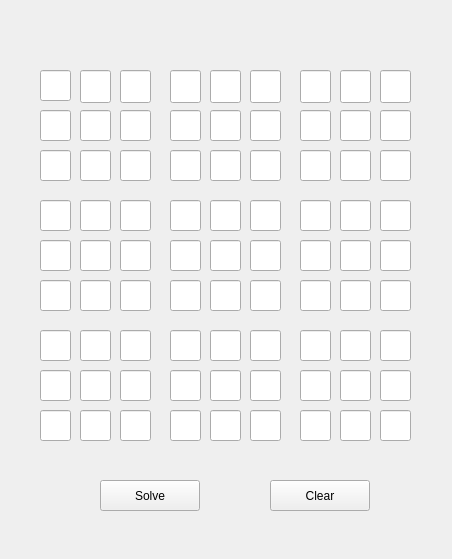
<?xml version="1.0" encoding="UTF-8"?>
<ui version="4.0">
 <class>MainWindow</class>
 <widget class="QMainWindow" name="MainWindow">
  <property name="geometry">
   <rect>
    <x>0</x>
    <y>0</y>
    <width>452</width>
    <height>559</height>
   </rect>
  </property>
  <property name="acceptDrops">
   <bool>false</bool>
  </property>
  <property name="windowTitle">
   <string>Sudoku Solver</string>
  </property>
  <property name="autoFillBackground">
   <bool>false</bool>
  </property>
  <property name="styleSheet">
   <string notr="true"/>
  </property>
  <property name="animated">
   <bool>true</bool>
  </property>
  <property name="dockNestingEnabled">
   <bool>false</bool>
  </property>
  <property name="unifiedTitleAndToolBarOnMac">
   <bool>false</bool>
  </property>
  <widget class="QWidget" name="centralwidget">
   <widget class="QLineEdit" name="l00">
    <property name="geometry">
     <rect>
      <x>40</x>
      <y>70</y>
      <width>31</width>
      <height>31</height>
     </rect>
    </property>
    <property name="text">
     <string/>
    </property>
    <property name="alignment">
     <set>Qt::AlignCenter</set>
    </property>
   </widget>
   <widget class="QLineEdit" name="l01">
    <property name="geometry">
     <rect>
      <x>80</x>
      <y>70</y>
      <width>31</width>
      <height>33</height>
     </rect>
    </property>
   </widget>
   <widget class="QLineEdit" name="l02">
    <property name="geometry">
     <rect>
      <x>120</x>
      <y>70</y>
      <width>31</width>
      <height>33</height>
     </rect>
    </property>
   </widget>
   <widget class="QLineEdit" name="l03">
    <property name="geometry">
     <rect>
      <x>170</x>
      <y>70</y>
      <width>31</width>
      <height>33</height>
     </rect>
    </property>
   </widget>
   <widget class="QLineEdit" name="l04">
    <property name="geometry">
     <rect>
      <x>210</x>
      <y>70</y>
      <width>31</width>
      <height>33</height>
     </rect>
    </property>
   </widget>
   <widget class="QLineEdit" name="l05">
    <property name="geometry">
     <rect>
      <x>250</x>
      <y>70</y>
      <width>31</width>
      <height>33</height>
     </rect>
    </property>
   </widget>
   <widget class="QLineEdit" name="l06">
    <property name="geometry">
     <rect>
      <x>300</x>
      <y>70</y>
      <width>31</width>
      <height>33</height>
     </rect>
    </property>
   </widget>
   <widget class="QLineEdit" name="l07">
    <property name="geometry">
     <rect>
      <x>340</x>
      <y>70</y>
      <width>31</width>
      <height>33</height>
     </rect>
    </property>
   </widget>
   <widget class="QLineEdit" name="l08">
    <property name="geometry">
     <rect>
      <x>380</x>
      <y>70</y>
      <width>31</width>
      <height>33</height>
     </rect>
    </property>
   </widget>
   <widget class="QLineEdit" name="l10">
    <property name="geometry">
     <rect>
      <x>40</x>
      <y>110</y>
      <width>31</width>
      <height>31</height>
     </rect>
    </property>
   </widget>
   <widget class="QLineEdit" name="l11">
    <property name="geometry">
     <rect>
      <x>80</x>
      <y>110</y>
      <width>31</width>
      <height>31</height>
     </rect>
    </property>
   </widget>
   <widget class="QLineEdit" name="l12">
    <property name="geometry">
     <rect>
      <x>120</x>
      <y>110</y>
      <width>31</width>
      <height>31</height>
     </rect>
    </property>
   </widget>
   <widget class="QLineEdit" name="l13">
    <property name="geometry">
     <rect>
      <x>170</x>
      <y>110</y>
      <width>31</width>
      <height>31</height>
     </rect>
    </property>
   </widget>
   <widget class="QLineEdit" name="l14">
    <property name="geometry">
     <rect>
      <x>210</x>
      <y>110</y>
      <width>31</width>
      <height>31</height>
     </rect>
    </property>
   </widget>
   <widget class="QLineEdit" name="l15">
    <property name="geometry">
     <rect>
      <x>250</x>
      <y>110</y>
      <width>31</width>
      <height>31</height>
     </rect>
    </property>
   </widget>
   <widget class="QLineEdit" name="l16">
    <property name="geometry">
     <rect>
      <x>300</x>
      <y>110</y>
      <width>31</width>
      <height>31</height>
     </rect>
    </property>
   </widget>
   <widget class="QLineEdit" name="l17">
    <property name="geometry">
     <rect>
      <x>340</x>
      <y>110</y>
      <width>31</width>
      <height>31</height>
     </rect>
    </property>
   </widget>
   <widget class="QLineEdit" name="l18">
    <property name="geometry">
     <rect>
      <x>380</x>
      <y>110</y>
      <width>31</width>
      <height>31</height>
     </rect>
    </property>
   </widget>
   <widget class="QLineEdit" name="l20">
    <property name="geometry">
     <rect>
      <x>40</x>
      <y>150</y>
      <width>31</width>
      <height>31</height>
     </rect>
    </property>
   </widget>
   <widget class="QLineEdit" name="l21">
    <property name="geometry">
     <rect>
      <x>80</x>
      <y>150</y>
      <width>31</width>
      <height>31</height>
     </rect>
    </property>
   </widget>
   <widget class="QLineEdit" name="l22">
    <property name="geometry">
     <rect>
      <x>120</x>
      <y>150</y>
      <width>31</width>
      <height>31</height>
     </rect>
    </property>
   </widget>
   <widget class="QLineEdit" name="l23">
    <property name="geometry">
     <rect>
      <x>170</x>
      <y>150</y>
      <width>31</width>
      <height>31</height>
     </rect>
    </property>
   </widget>
   <widget class="QLineEdit" name="l24">
    <property name="geometry">
     <rect>
      <x>210</x>
      <y>150</y>
      <width>31</width>
      <height>31</height>
     </rect>
    </property>
   </widget>
   <widget class="QLineEdit" name="l25">
    <property name="geometry">
     <rect>
      <x>250</x>
      <y>150</y>
      <width>31</width>
      <height>31</height>
     </rect>
    </property>
   </widget>
   <widget class="QLineEdit" name="l26">
    <property name="geometry">
     <rect>
      <x>300</x>
      <y>150</y>
      <width>31</width>
      <height>31</height>
     </rect>
    </property>
   </widget>
   <widget class="QLineEdit" name="l27">
    <property name="geometry">
     <rect>
      <x>340</x>
      <y>150</y>
      <width>31</width>
      <height>31</height>
     </rect>
    </property>
   </widget>
   <widget class="QLineEdit" name="l28">
    <property name="geometry">
     <rect>
      <x>380</x>
      <y>150</y>
      <width>31</width>
      <height>31</height>
     </rect>
    </property>
   </widget>
   <widget class="QLineEdit" name="l30">
    <property name="geometry">
     <rect>
      <x>40</x>
      <y>200</y>
      <width>31</width>
      <height>31</height>
     </rect>
    </property>
   </widget>
   <widget class="QLineEdit" name="l31">
    <property name="geometry">
     <rect>
      <x>80</x>
      <y>200</y>
      <width>31</width>
      <height>31</height>
     </rect>
    </property>
   </widget>
   <widget class="QLineEdit" name="l32">
    <property name="geometry">
     <rect>
      <x>120</x>
      <y>200</y>
      <width>31</width>
      <height>31</height>
     </rect>
    </property>
   </widget>
   <widget class="QLineEdit" name="l33">
    <property name="geometry">
     <rect>
      <x>170</x>
      <y>200</y>
      <width>31</width>
      <height>31</height>
     </rect>
    </property>
   </widget>
   <widget class="QLineEdit" name="l34">
    <property name="geometry">
     <rect>
      <x>210</x>
      <y>200</y>
      <width>31</width>
      <height>31</height>
     </rect>
    </property>
   </widget>
   <widget class="QLineEdit" name="l35">
    <property name="geometry">
     <rect>
      <x>250</x>
      <y>200</y>
      <width>31</width>
      <height>31</height>
     </rect>
    </property>
   </widget>
   <widget class="QLineEdit" name="l36">
    <property name="geometry">
     <rect>
      <x>300</x>
      <y>200</y>
      <width>31</width>
      <height>31</height>
     </rect>
    </property>
   </widget>
   <widget class="QLineEdit" name="l37">
    <property name="geometry">
     <rect>
      <x>340</x>
      <y>200</y>
      <width>31</width>
      <height>31</height>
     </rect>
    </property>
   </widget>
   <widget class="QLineEdit" name="l38">
    <property name="geometry">
     <rect>
      <x>380</x>
      <y>200</y>
      <width>31</width>
      <height>31</height>
     </rect>
    </property>
   </widget>
   <widget class="QLineEdit" name="l40">
    <property name="geometry">
     <rect>
      <x>40</x>
      <y>240</y>
      <width>31</width>
      <height>31</height>
     </rect>
    </property>
   </widget>
   <widget class="QLineEdit" name="l41">
    <property name="geometry">
     <rect>
      <x>80</x>
      <y>240</y>
      <width>31</width>
      <height>31</height>
     </rect>
    </property>
   </widget>
   <widget class="QLineEdit" name="l42">
    <property name="geometry">
     <rect>
      <x>120</x>
      <y>240</y>
      <width>31</width>
      <height>31</height>
     </rect>
    </property>
   </widget>
   <widget class="QLineEdit" name="l43">
    <property name="geometry">
     <rect>
      <x>170</x>
      <y>240</y>
      <width>31</width>
      <height>31</height>
     </rect>
    </property>
   </widget>
   <widget class="QLineEdit" name="l44">
    <property name="geometry">
     <rect>
      <x>210</x>
      <y>240</y>
      <width>31</width>
      <height>31</height>
     </rect>
    </property>
   </widget>
   <widget class="QLineEdit" name="l45">
    <property name="geometry">
     <rect>
      <x>250</x>
      <y>240</y>
      <width>31</width>
      <height>31</height>
     </rect>
    </property>
   </widget>
   <widget class="QLineEdit" name="l46">
    <property name="geometry">
     <rect>
      <x>300</x>
      <y>240</y>
      <width>31</width>
      <height>31</height>
     </rect>
    </property>
   </widget>
   <widget class="QLineEdit" name="l47">
    <property name="geometry">
     <rect>
      <x>340</x>
      <y>240</y>
      <width>31</width>
      <height>31</height>
     </rect>
    </property>
   </widget>
   <widget class="QLineEdit" name="l48">
    <property name="geometry">
     <rect>
      <x>380</x>
      <y>240</y>
      <width>31</width>
      <height>31</height>
     </rect>
    </property>
   </widget>
   <widget class="QLineEdit" name="l50">
    <property name="geometry">
     <rect>
      <x>40</x>
      <y>280</y>
      <width>31</width>
      <height>31</height>
     </rect>
    </property>
   </widget>
   <widget class="QLineEdit" name="l51">
    <property name="geometry">
     <rect>
      <x>80</x>
      <y>280</y>
      <width>31</width>
      <height>31</height>
     </rect>
    </property>
   </widget>
   <widget class="QLineEdit" name="l52">
    <property name="geometry">
     <rect>
      <x>120</x>
      <y>280</y>
      <width>31</width>
      <height>31</height>
     </rect>
    </property>
   </widget>
   <widget class="QLineEdit" name="l53">
    <property name="geometry">
     <rect>
      <x>170</x>
      <y>280</y>
      <width>31</width>
      <height>31</height>
     </rect>
    </property>
   </widget>
   <widget class="QLineEdit" name="l54">
    <property name="geometry">
     <rect>
      <x>210</x>
      <y>280</y>
      <width>31</width>
      <height>31</height>
     </rect>
    </property>
   </widget>
   <widget class="QLineEdit" name="l55">
    <property name="geometry">
     <rect>
      <x>250</x>
      <y>280</y>
      <width>31</width>
      <height>31</height>
     </rect>
    </property>
   </widget>
   <widget class="QLineEdit" name="l56">
    <property name="geometry">
     <rect>
      <x>300</x>
      <y>280</y>
      <width>31</width>
      <height>31</height>
     </rect>
    </property>
   </widget>
   <widget class="QLineEdit" name="l57">
    <property name="geometry">
     <rect>
      <x>340</x>
      <y>280</y>
      <width>31</width>
      <height>31</height>
     </rect>
    </property>
   </widget>
   <widget class="QLineEdit" name="l58">
    <property name="geometry">
     <rect>
      <x>380</x>
      <y>280</y>
      <width>31</width>
      <height>31</height>
     </rect>
    </property>
   </widget>
   <widget class="QLineEdit" name="l60">
    <property name="geometry">
     <rect>
      <x>40</x>
      <y>330</y>
      <width>31</width>
      <height>31</height>
     </rect>
    </property>
   </widget>
   <widget class="QLineEdit" name="l61">
    <property name="geometry">
     <rect>
      <x>80</x>
      <y>330</y>
      <width>31</width>
      <height>31</height>
     </rect>
    </property>
   </widget>
   <widget class="QLineEdit" name="l62">
    <property name="geometry">
     <rect>
      <x>120</x>
      <y>330</y>
      <width>31</width>
      <height>31</height>
     </rect>
    </property>
   </widget>
   <widget class="QLineEdit" name="l63">
    <property name="geometry">
     <rect>
      <x>170</x>
      <y>330</y>
      <width>31</width>
      <height>31</height>
     </rect>
    </property>
   </widget>
   <widget class="QLineEdit" name="l64">
    <property name="geometry">
     <rect>
      <x>210</x>
      <y>330</y>
      <width>31</width>
      <height>31</height>
     </rect>
    </property>
   </widget>
   <widget class="QLineEdit" name="l65">
    <property name="geometry">
     <rect>
      <x>250</x>
      <y>330</y>
      <width>31</width>
      <height>31</height>
     </rect>
    </property>
   </widget>
   <widget class="QLineEdit" name="l66">
    <property name="geometry">
     <rect>
      <x>300</x>
      <y>330</y>
      <width>31</width>
      <height>31</height>
     </rect>
    </property>
   </widget>
   <widget class="QLineEdit" name="l67">
    <property name="geometry">
     <rect>
      <x>340</x>
      <y>330</y>
      <width>31</width>
      <height>31</height>
     </rect>
    </property>
   </widget>
   <widget class="QLineEdit" name="l68">
    <property name="geometry">
     <rect>
      <x>380</x>
      <y>330</y>
      <width>31</width>
      <height>31</height>
     </rect>
    </property>
   </widget>
   <widget class="QLineEdit" name="l70">
    <property name="geometry">
     <rect>
      <x>40</x>
      <y>370</y>
      <width>31</width>
      <height>31</height>
     </rect>
    </property>
   </widget>
   <widget class="QLineEdit" name="l71">
    <property name="geometry">
     <rect>
      <x>80</x>
      <y>370</y>
      <width>31</width>
      <height>31</height>
     </rect>
    </property>
   </widget>
   <widget class="QLineEdit" name="l72">
    <property name="geometry">
     <rect>
      <x>120</x>
      <y>370</y>
      <width>31</width>
      <height>31</height>
     </rect>
    </property>
   </widget>
   <widget class="QLineEdit" name="l73">
    <property name="geometry">
     <rect>
      <x>170</x>
      <y>370</y>
      <width>31</width>
      <height>31</height>
     </rect>
    </property>
   </widget>
   <widget class="QLineEdit" name="l74">
    <property name="geometry">
     <rect>
      <x>210</x>
      <y>370</y>
      <width>31</width>
      <height>31</height>
     </rect>
    </property>
   </widget>
   <widget class="QLineEdit" name="l75">
    <property name="geometry">
     <rect>
      <x>250</x>
      <y>370</y>
      <width>31</width>
      <height>31</height>
     </rect>
    </property>
   </widget>
   <widget class="QLineEdit" name="l76">
    <property name="geometry">
     <rect>
      <x>300</x>
      <y>370</y>
      <width>31</width>
      <height>31</height>
     </rect>
    </property>
   </widget>
   <widget class="QLineEdit" name="l77">
    <property name="geometry">
     <rect>
      <x>340</x>
      <y>370</y>
      <width>31</width>
      <height>31</height>
     </rect>
    </property>
   </widget>
   <widget class="QLineEdit" name="l78">
    <property name="geometry">
     <rect>
      <x>380</x>
      <y>370</y>
      <width>31</width>
      <height>31</height>
     </rect>
    </property>
   </widget>
   <widget class="QLineEdit" name="l80">
    <property name="geometry">
     <rect>
      <x>40</x>
      <y>410</y>
      <width>31</width>
      <height>31</height>
     </rect>
    </property>
   </widget>
   <widget class="QLineEdit" name="l81">
    <property name="geometry">
     <rect>
      <x>80</x>
      <y>410</y>
      <width>31</width>
      <height>31</height>
     </rect>
    </property>
   </widget>
   <widget class="QLineEdit" name="l82">
    <property name="geometry">
     <rect>
      <x>120</x>
      <y>410</y>
      <width>31</width>
      <height>31</height>
     </rect>
    </property>
   </widget>
   <widget class="QLineEdit" name="l83">
    <property name="geometry">
     <rect>
      <x>170</x>
      <y>410</y>
      <width>31</width>
      <height>31</height>
     </rect>
    </property>
   </widget>
   <widget class="QLineEdit" name="l84">
    <property name="geometry">
     <rect>
      <x>210</x>
      <y>410</y>
      <width>31</width>
      <height>31</height>
     </rect>
    </property>
   </widget>
   <widget class="QLineEdit" name="l85">
    <property name="geometry">
     <rect>
      <x>250</x>
      <y>410</y>
      <width>31</width>
      <height>31</height>
     </rect>
    </property>
   </widget>
   <widget class="QLineEdit" name="l86">
    <property name="geometry">
     <rect>
      <x>300</x>
      <y>410</y>
      <width>31</width>
      <height>31</height>
     </rect>
    </property>
   </widget>
   <widget class="QLineEdit" name="l87">
    <property name="geometry">
     <rect>
      <x>340</x>
      <y>410</y>
      <width>31</width>
      <height>31</height>
     </rect>
    </property>
   </widget>
   <widget class="QLineEdit" name="l88">
    <property name="geometry">
     <rect>
      <x>380</x>
      <y>410</y>
      <width>31</width>
      <height>31</height>
     </rect>
    </property>
   </widget>
   <widget class="QPushButton" name="solveButton">
    <property name="geometry">
     <rect>
      <x>100</x>
      <y>480</y>
      <width>100</width>
      <height>31</height>
     </rect>
    </property>
    <property name="text">
     <string>Solve</string>
    </property>
   </widget>
   <widget class="QPushButton" name="clearButton">
    <property name="geometry">
     <rect>
      <x>270</x>
      <y>480</y>
      <width>100</width>
      <height>31</height>
     </rect>
    </property>
    <property name="text">
     <string>Clear</string>
    </property>
   </widget>
   <widget class="QLabel" name="label">
    <property name="geometry">
     <rect>
      <x>70</x>
      <y>20</y>
      <width>311</width>
      <height>31</height>
     </rect>
    </property>
    <property name="styleSheet">
     <string notr="true"/>
    </property>
    <property name="text">
     <string/>
    </property>
    <property name="alignment">
     <set>Qt::AlignCenter</set>
    </property>
   </widget>
  </widget>
 </widget>
 <resources/>
 <connections/>
</ui>
